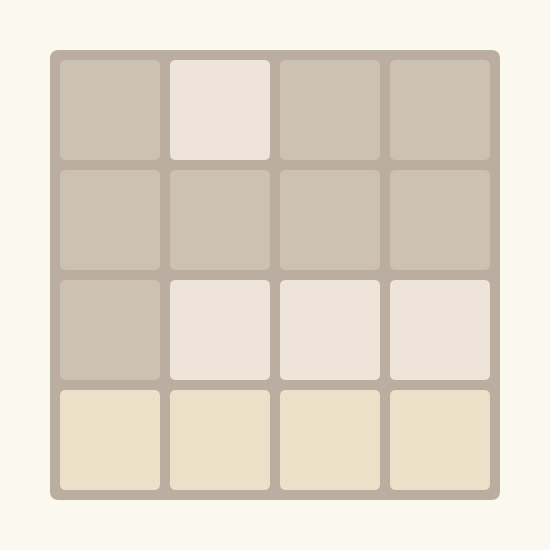
Frame 1 (no input)
Frame 60 (the mouse pressed at the canvas centre just before this capture): identical to frame 1, image omitted
Frame 120 (the mouse held since frame 60 and released just before this capture): identical to frame 1, image omitted

The Processing sketch that drew this single still picture (run headless with seeded random() and noise(); from frame 60 on, the mouse is pressed at the canvas centre):

// Processing sketch: week09_5_processing_array
// ── week09_5_processing_array.pde
// week09_5_processing_array
void setup(){
  size(550, 550);
}
int [][] a = {{0, 2, 0, 0}, {0, 0, 0, 0}, {0, 2, 2, 2}, {4, 4, 4, 4}};
void draw(){
  background(250, 248, 239);
  noStroke();
  fill(187, 173, 160);
  rect(50, 50, 450, 450, 9);
  for(int i=0; i<4; i++){
    for(int j=0; j<4; j++){
      int x = 60 + j * (100+10);
      int y = 60 + i * (100+10);
      fill(tileColor(a[i][j]));
      rect(x, y, 100, 100, 6);
    }
  }
}
int tileColor(int n) {
  switch(n) {
    case 0:return color(205,193,180);
    case 2:return color(238,228,218);
    case 4:return color(237,224,200);
    case 8:return color(242,177,121);
    case 16:return color(245,149,99);
    case 32:return color(246,124,95);
    case 64:return color(246,94,59);
    case 128:return color(237,207,114);
    case 256:return color(237,204,97);
    case 512:return color(237,200,80);
    case 1024:return color(237,197,63);
    default:return color(237,194,46);
  }
}
